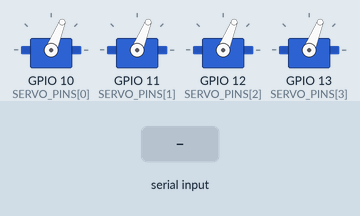
The sketch below on a simulated ESP32-S3. Parts: 4 × servo. The inputs (shaded band) are chosen by the test bench. Servo pulses on a pin are drawn as a servo (544–2400 µs = 0–180°); what the sketch prints to the serial monitor is not drawn.

Above: at 2.2 s.
2.3 s: "home 1\n" received over Serial
At 3.4 s:
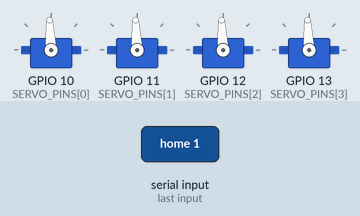
3.8 s: "v 1\n" received over Serial
5.3 s: "pose 1\n" received over Serial
Timing chart, 0 to 8.3 s (numbered marks = the images above; inputs shaded):
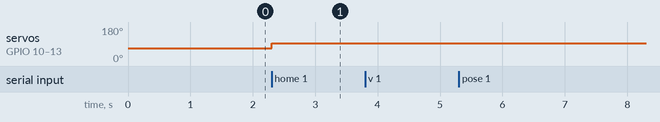

Measured:
- after the input at 2.3 s, servo on GPIO 10 (SERVO_PINS[0]), servo on GPIO 11 (SERVO_PINS[1]), servo on GPIO 12 (SERVO_PINS[2]), servo on GPIO 13 (SERVO_PINS[3]): 68° → 93° at once
- after the input at 3.8 s, every drawn part: stays the same
- after the input at 5.3 s, every drawn part: stays the same

The sketch:

09_robot_integrated_control.ino
```cpp
/*
 * 两电机四舵机机器人整合控制示例
 *
 * 硬件配置：
 * - 两个 MG4010-i10 RS485 电机（ID 1 和 ID 2）
 * - 四个 PWM 舵机（GPIO10/11/12/13）
 * - ESP32-S3 开发板
 *
 * 接线说明：
 * ⚠️ 警告：舵机和电机必须使用独立电源，不能从 ESP32 取电！
 *
 * RS485 连接（课程转接板）：
 *   ESP32 GPIO17 → 转接板 TTL-485 调试口 T
 *   ESP32 GPIO18 → 转接板 TTL-485 调试口 R
 *   ESP32 GND    → 转接板 GND（必须共地）
 *
 * 舵机连接：
 *   舵机1信号线 → GPIO10
 *   舵机2信号线 → GPIO11
 *   舵机3信号线 → GPIO12
 *   舵机4信号线 → GPIO13
 *   所有舵机 GND → 独立 5V 电源 GND → ESP32 GND（共地）
 *   所有舵机 VCC → 独立 5V 电源 +5V（不接 ESP32）
 *
 * 电机连接：
 *   通过课程转接板连接，详见教程文档/09_robot_integration.md
 *
 * 串口命令格式（115200 波特率）：
 *   v <左速度> <右速度>    设置电机速度（RPM，范围 -60 到 60）
 *   pose <角度1> <角度2> <角度3> <角度4>  设置四舵机角度（0-180°）
 *   home                   所有舵机回中位（90°），电机停止
 *   stop                   紧急停止所有运动
 *
 * 示例：
 *   v 20 20        两电机都以 20 RPM 前进
 *   v 20 -20       左电机前进，右电机后退（原地转向）
 *   pose 45 90 135 0   设置四个舵机角度
 *   home           回到初始姿态
 *   stop           紧急停止
 */

#include <Arduino.h>

// ========== 引脚定义 ==========
const int RS485_TX = 17;        // RS485 发送引脚
const int RS485_RX = 18;        // RS485 接收引脚
const int RS485_DE = -1;        // 课程转接板不使用 DE/RE 控制，设为 -1

const int SERVO_PINS[4] = {10, 11, 12, 13}; // 四个舵机引脚

// ========== MG4010 协议常量 ==========
const uint8_t FRAME_HEADER = 0x3E;     // 帧头（MG4010 协议）
const uint8_t CMD_MOTOR_RUN = 0x88;    // 运行命令
const uint8_t CMD_MOTOR_STOP = 0x81;   // 停止命令
const uint8_t CMD_SPEED_MODE = 0xF6;   // 速度模式命令
const uint8_t CMD_READ_STATE2 = 0x74;  // 读取状态2命令

const uint8_t MOTOR_ID_LEFT = 1;       // 左电机 ID
const uint8_t MOTOR_ID_RIGHT = 2;      // 右电机 ID

const float REDUCTION = 10.0f;         // 减速比 1:10
const float RPM_TO_DPS = 6.0f;         // RPM 转 dps（度每秒）

// ========== PWM 配置 ==========
const int PWM_FREQ = 50;               // 舵机 PWM 频率 50Hz
const int PWM_RESOLUTION = 13;         // 13位分辨率
const int PWM_MIN = 205;               // 0.5ms → 0°
const int PWM_MAX = 1024;              // 2.5ms → 180°

// ========== 安全限制 ==========
const float MAX_MOTOR_RPM = 60.0f;     // 输出轴最大转速（安全限制）
const float MIN_MOTOR_RPM = -60.0f;    // 输出轴最小转速

// ========== 全局变量 ==========
uint16_t servoTargets[4] = {512, 512, 512, 512}; // 舵机目标 PWM 值（初始 90°）
unsigned long lastServoUpdate = 0;
const unsigned long servoUpdateInterval = 20; // 舵机更新间隔 20ms

// ========== RS485 通信函数 ==========

// 计算校验和（累加和，取低8位）
uint8_t calculateChecksum(const uint8_t* data, int length) {
  uint16_t sum = 0;
  for (int i = 0; i < length; i++) {
    sum += data[i];
  }
  return (uint8_t)(sum & 0xFF);
}

// 发送命令到指定电机
// 协议格式：0x3E + cmd + id + dataLen + [data] + checksum
void sendMotorCommand(uint8_t motorID, uint8_t cmd, const uint8_t* params = nullptr, uint8_t paramLen = 0) {
  uint8_t frame[16];
  int idx = 0;

  frame[idx++] = FRAME_HEADER;  // 帧头
  frame[idx++] = cmd;            // 命令
  frame[idx++] = motorID;        // 电机 ID
  frame[idx++] = paramLen;       // 数据长度

  // 添加参数数据
  if (params != nullptr && paramLen > 0) {
    for (int i = 0; i < paramLen; i++) {
      frame[idx++] = params[i];
    }
  }

  // 计算校验和（不包含帧头，包含 cmd + id + dataLen + data）
  frame[idx] = calculateChecksum(&frame[1], idx - 1);
  idx++;

  // 发送帧
  Serial1.write(frame, idx);
  Serial1.flush();
}

// 设置电机速度（RPM）
void setMotorSpeed(uint8_t motorID, float rpm) {
  // 安全限制
  rpm = constrain(rpm, MIN_MOTOR_RPM, MAX_MOTOR_RPM);

  // 单位换算：输出轴 RPM → 电机侧 dps → 协议值（0.01 dps/LSB）
  // 电机侧速度 = 输出轴速度 × 减速比
  // 协议值 = 电机侧速度（dps）× 100
  float motorDps = rpm * RPM_TO_DPS * REDUCTION;  // 电机侧 dps
  int32_t speedValue = (int32_t)(motorDps * 100.0f); // 协议值

  // 构造参数：4字节小端序
  uint8_t params[4];
  params[0] = (speedValue) & 0xFF;
  params[1] = (speedValue >> 8) & 0xFF;
  params[2] = (speedValue >> 16) & 0xFF;
  params[3] = (speedValue >> 24) & 0xFF;

  // 先发送运行命令
  sendMotorCommand(motorID, CMD_MOTOR_RUN);
  delay(10);

  // 再发送速度命令
  sendMotorCommand(motorID, CMD_SPEED_MODE, params, 4);
}

// 停止电机
void stopMotor(uint8_t motorID) {
  sendMotorCommand(motorID, CMD_MOTOR_STOP);
}

// 停止所有电机
void stopAllMotors() {
  stopMotor(MOTOR_ID_LEFT);
  delay(5);
  stopMotor(MOTOR_ID_RIGHT);
}

// ========== 舵机控制函数 ==========

// 初始化所有舵机
void initServos() {
  for (int i = 0; i < 4; i++) {
    ledcAttach(SERVO_PINS[i], PWM_FREQ, PWM_RESOLUTION);
    ledcWrite(SERVO_PINS[i], servoTargets[i]);
  }
}

// 更新所有舵机 PWM 输出（非阻塞）
void updateServos() {
  unsigned long now = millis();
  if (now - lastServoUpdate >= servoUpdateInterval) {
    lastServoUpdate = now;
    for (int i = 0; i < 4; i++) {
      ledcWrite(SERVO_PINS[i], servoTargets[i]);
    }
  }
}

// 角度转 PWM 占空比
uint16_t angleToDuty(int angle) {
  angle = constrain(angle, 0, 180);
  return map(angle, 0, 180, PWM_MIN, PWM_MAX);
}

// 设置单个舵机角度
void setServoAngle(int servoID, int angle) {
  if (servoID >= 1 && servoID <= 4) {
    servoTargets[servoID - 1] = angleToDuty(angle);
  }
}

// 设置所有舵机角度
void setAllServoAngles(int angle1, int angle2, int angle3, int angle4) {
  servoTargets[0] = angleToDuty(angle1);
  servoTargets[1] = angleToDuty(angle2);
  servoTargets[2] = angleToDuty(angle3);
  servoTargets[3] = angleToDuty(angle4);
}

// 回中位（所有舵机 90°）
void homePosition() {
  setAllServoAngles(90, 90, 90, 90);
  stopAllMotors();
  Serial.println("回到初始姿态：舵机 90°，电机停止");
}

// ========== 串口命令解析 ==========

void processCommand() {
  if (!Serial.available()) return;

  String input = Serial.readStringUntil('\n');
  input.trim();

  if (input.length() == 0) return;

  Serial.print("收到命令: ");
  Serial.println(input);

  // 解析命令
  int spaceIndex = input.indexOf(' ');
  String cmd = (spaceIndex > 0) ? input.substring(0, spaceIndex) : input;
  String args = (spaceIndex > 0) ? input.substring(spaceIndex + 1) : "";

  cmd.toLowerCase();

  if (cmd == "v") {
    // v <左速度> <右速度>
    int space2 = args.indexOf(' ');
    if (space2 > 0) {
      float leftRPM = args.substring(0, space2).toFloat();
      float rightRPM = args.substring(space2 + 1).toFloat();

      setMotorSpeed(MOTOR_ID_LEFT, leftRPM);
      delay(10);
      setMotorSpeed(MOTOR_ID_RIGHT, rightRPM);

      Serial.printf("设置速度：左 %.1f RPM，右 %.1f RPM\n", leftRPM, rightRPM);
    } else {
      Serial.println("错误：需要两个速度参数，如 v 20 20");
    }
  }
  else if (cmd == "pose") {
    // pose <角度1> <角度2> <角度3> <角度4>
    int angles[4];
    int count = 0;
    int lastIndex = 0;

    for (int i = 0; i < 4; i++) {
      int nextSpace = args.indexOf(' ', lastIndex);
      String angleStr;

      if (i < 3) {
        if (nextSpace > lastIndex) {
          angleStr = args.substring(lastIndex, nextSpace);
          lastIndex = nextSpace + 1;
        } else {
          break;
        }
      } else {
        angleStr = args.substring(lastIndex);
      }

      angles[count++] = angleStr.toInt();
    }

    if (count == 4) {
      setAllServoAngles(angles[0], angles[1], angles[2], angles[3]);
      Serial.printf("设置舵机角度：%d° %d° %d° %d°\n",
                    angles[0], angles[1], angles[2], angles[3]);
    } else {
      Serial.println("错误：需要四个角度参数，如 pose 45 90 135 0");
    }
  }
  else if (cmd == "home") {
    // 回到初始姿态
    homePosition();
  }
  else if (cmd == "stop") {
    // 紧急停止
    stopAllMotors();
    Serial.println("紧急停止：所有电机已停止");
  }
  else {
    Serial.println("未知命令。可用命令：");
    Serial.println("  v <左速度> <右速度>    设置电机速度（RPM）");
    Serial.println("  pose <角1> <角2> <角3> <角4>  设置舵机角度");
    Serial.println("  home                   回到初始姿态");
    Serial.println("  stop                   紧急停止");
  }
}

// ========== 主程序 ==========

void setup() {
  // 初始化 USB 串口（调试用）
  Serial.begin(115200);
  delay(1000);
  Serial.println("\n========== 两电机四舵机机器人整合控制 ==========");
  Serial.println("⚠️  上电前确认：");
  Serial.println("   1. 电机和舵机使用独立电源（不从 ESP32 取电）");
  Serial.println("   2. 所有 GND 已连接（ESP32、电机电源、舵机电源、转接板）");
  Serial.println("   3. 两个电机 ID 分别为 1 和 2");
  Serial.println("   4. 首次测试使用低速（如 v 10 10）");
  Serial.println("=====================================================\n");

  // 初始化 RS485 串口
  Serial1.begin(115200, SERIAL_8N1, RS485_RX, RS485_TX);

  // 初始化舵机
  initServos();
  Serial.println("✓ 舵机初始化完成（90° 中位）");

  // 设置串口超时（避免阻塞）
  Serial.setTimeout(50);

  Serial.println("\n可用命令：");
  Serial.println("  v <左速度> <右速度>    设置电机速度（RPM，-60 到 60）");
  Serial.println("  pose <角1> <角2> <角3> <角4>  设置舵机角度（0-180°）");
  Serial.println("  home                   回到初始姿态");
  Serial.println("  stop                   紧急停止");
  Serial.println("\n等待命令...\n");
}

void loop() {
  // 处理串口命令
  processCommand();

  // 非阻塞更新舵机
  updateServos();

  // 主循环保持快速，不使用 delay
}
```
